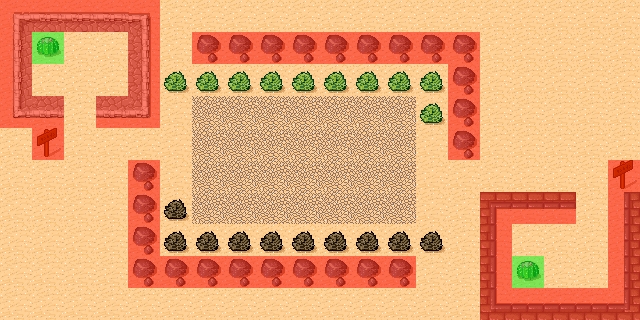

Tiled map render using the project's own tile images. Description and the map definition, with tile-layer contents summarised, below:
An orthogonal 20x10 tile map with 32x32 px tiles, 3 tile layers (Background, Items, MetaInfo), 2 tilesets and 1 object (SpawnPoint).

<map version="1.0" tiledversion="1.0.3" orientation="orthogonal" renderorder="right-down" width="20" height="10" tilewidth="32" tileheight="32" nextobjectid="24">
 <tileset firstgid="1" source="untitled.tsx" />
 <tileset firstgid="49" source="meta.tsx" />
 <layer name="Background" width="20" height="10">
  <data>[200 cells, 200 non-empty, 21 distinct tile ids]</data>
 </layer>
 <layer name="Items" width="20" height="10">
  <data>[200 cells, 2 non-empty, 1 distinct tile ids]</data>
 </layer>
 <objectgroup name="Objects">
  <object id="5" name="SpawnPoint" x="64" y="159" width="32" height="31" />
 </objectgroup>
 <layer name="MetaInfo" width="20" height="10">
  <data>[200 cells, 54 non-empty, 2 distinct tile ids]</data>
 </layer>
</map>
